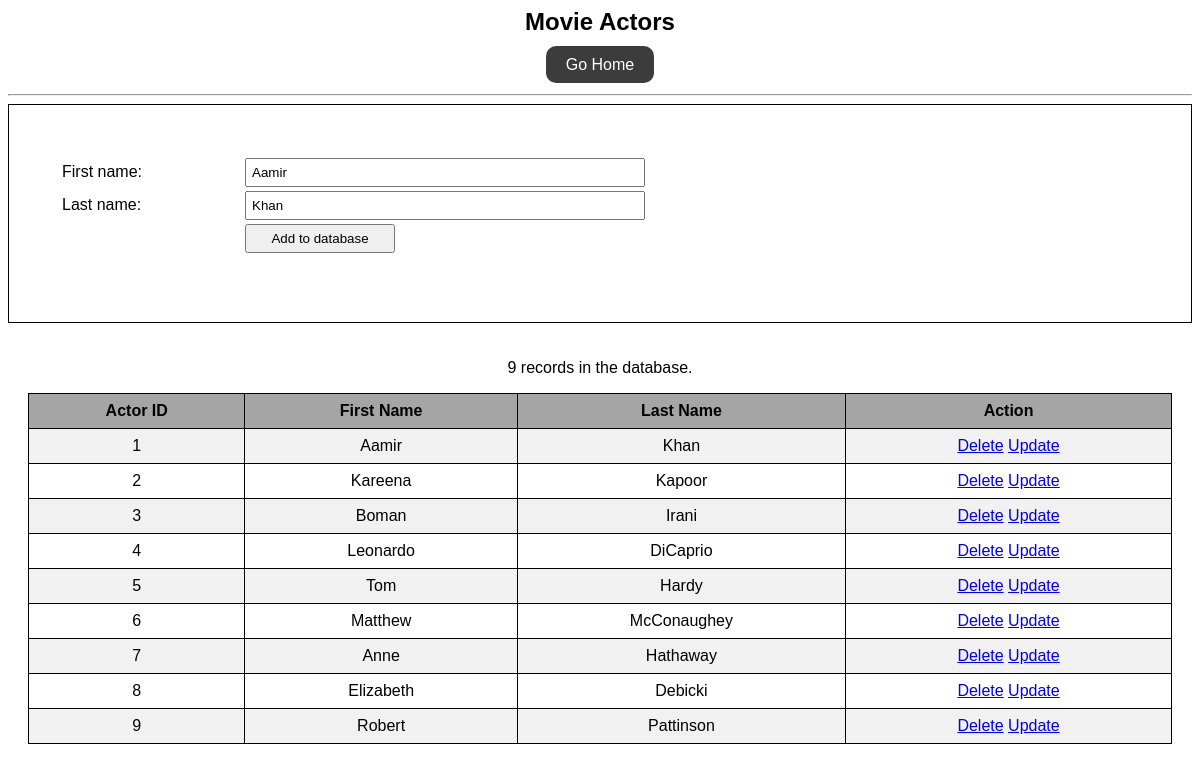
Page /movieActors.php?edit=1 on the committed database.
### tables this page shows
CREATE TABLE `dvdactors` (
  `actorID` int(5) NOT NULL,
  `fname` varchar(20) NOT NULL,
  `lname` varchar(20) NOT NULL
);

### movieActors.php (the view, shortened to what this page needs)
<?php
include 'connection.php';
if (isset($_GET['edit'])) {
    $id = $_GET['edit'];
    $sql = "SELECT * FROM `dvdactors` WHERE actorID='$id'";
    $result = mysqli_query($conn, $sql);
    $rows = mysqli_fetch_array($result);
    $fname = $rows['fname'];
    $lname = $rows['lname'];
}
?>
<!DOCTYPE html>
<html lang="en">
<head>
</head>
<body>
    <div class="actors-body">
        <h2 class="heading">Movie Actors</h2>
        <div class="buttons">
            <a class="button" href="index.php">Go Home</a>
        </div>
        <hr>
        <div class="actors-form">
            <form action="" method="post">
                <table>
                    <tr>
                        <td>First name:</td>
                        <td><input type="text" name="fname" placeholder="First name" value="<?php echo $fname ?>"></td>
                    </tr>
                    <tr>
                        <td>Last name:</td>
                        <td><input type="text" name="lname" placeholder="Last name" value="<?php echo $lname ?>"></td>
                    </tr>
                    <tr>
                        <td></td>
                        <td><input type="submit" name="submit" value="Add to database"></td>
                    </tr>
                </table>
            </form>
        </div>
        <?php
        include 'connection.php';
        ?>
        <div class="allActors">
            <?php
            $sql = "SELECT COUNT(`actorID`) as num FROM dvdactors";
            $result = mysqli_query($conn, $sql);
            $rows = mysqli_fetch_array($result);
            ?>
            <p><span><?php echo $rows['num'] ?></span> records in the database.</p>
            <table>
                <tr>
                    <th>Actor ID</th>
                    <th>First Name</th>
                    <th>Last Name</th>
                    <th>Action</th>
                </tr>
                <?php
                $sql = "SELECT * FROM `dvdactors`";
                $table = 'dvdactors';
                $result = mysqli_query($conn, $sql);
                while ($rows = mysqli_fetch_array($result)) {
                ?>
                    <tr>
                        <td><?php echo $rows['actorID'] ?></td>
                        <td><?php echo $rows['fname'] ?></td>
                        <td><?php echo $rows['lname'] ?></td>
                        <td>
                            <a href="delete.php?id=<?php echo $rows['actorID'] ?>&table=<?php echo $table ?>">Delete</a>
                            <a href="movieActors.php?edit=<?php echo $rows['actorID'] ?>">Update</a>
                        </td>
                    </tr>
                <?php
                }
                ?>
            </table>
        </div>
    </div>
</body>
</html>

### movieActors.php (style rules this page uses)
* { font-family: sans-serif; }
.heading { text-align: center; }
.buttons { margin-bottom: 20px; text-align: center; }
.button { text-decoration: none; color: white; background-color: #3d3c3c; padding: 10px 20px; border-radius: 10px; margin: 5px; }
.actors-form { border: 1px solid black; padding: 50px; }
.actors-form tr td:nth-child(1) { padding-right: 100px; }
input { width: 400px; padding: 5px; }
input[type=submit] { width: 150px; }
.allActors { display: flex; align-items: center; justify-content: center; flex-direction: column; margin: 20px; }
.allActors table { font-family: arial, sans-serif; border-collapse: collapse; width: 100%; }
.allActors td, .allActors th { border: 1px solid black; text-align: left; padding: 8px; text-align: center; }
.allActors tr:nth-child(even) { background-color: #f1f1f1; }
.allActors tr:nth-child(1) { background-color: #a5a5a5; }

### rows in the picture
dvdactors: fname "Aamir", lname "Khan", actorID "1"
dvdactors: actorID "2", fname "Kareena", lname "Kapoor"
dvdactors: actorID "3", fname "Boman", lname "Irani"
dvdactors: actorID "4", fname "Leonardo", lname "DiCaprio"
dvdactors: actorID "5", fname "Tom", lname "Hardy"
dvdactors: actorID "6", fname "Matthew", lname "McConaughey"
dvdactors: actorID "7", fname "Anne", lname "Hathaway"
dvdactors: actorID "8", fname "Elizabeth", lname "Debicki"
dvdactors: actorID "9", fname "Robert", lname "Pattinson"

### other values in the picture
$rows['num'] "9"
